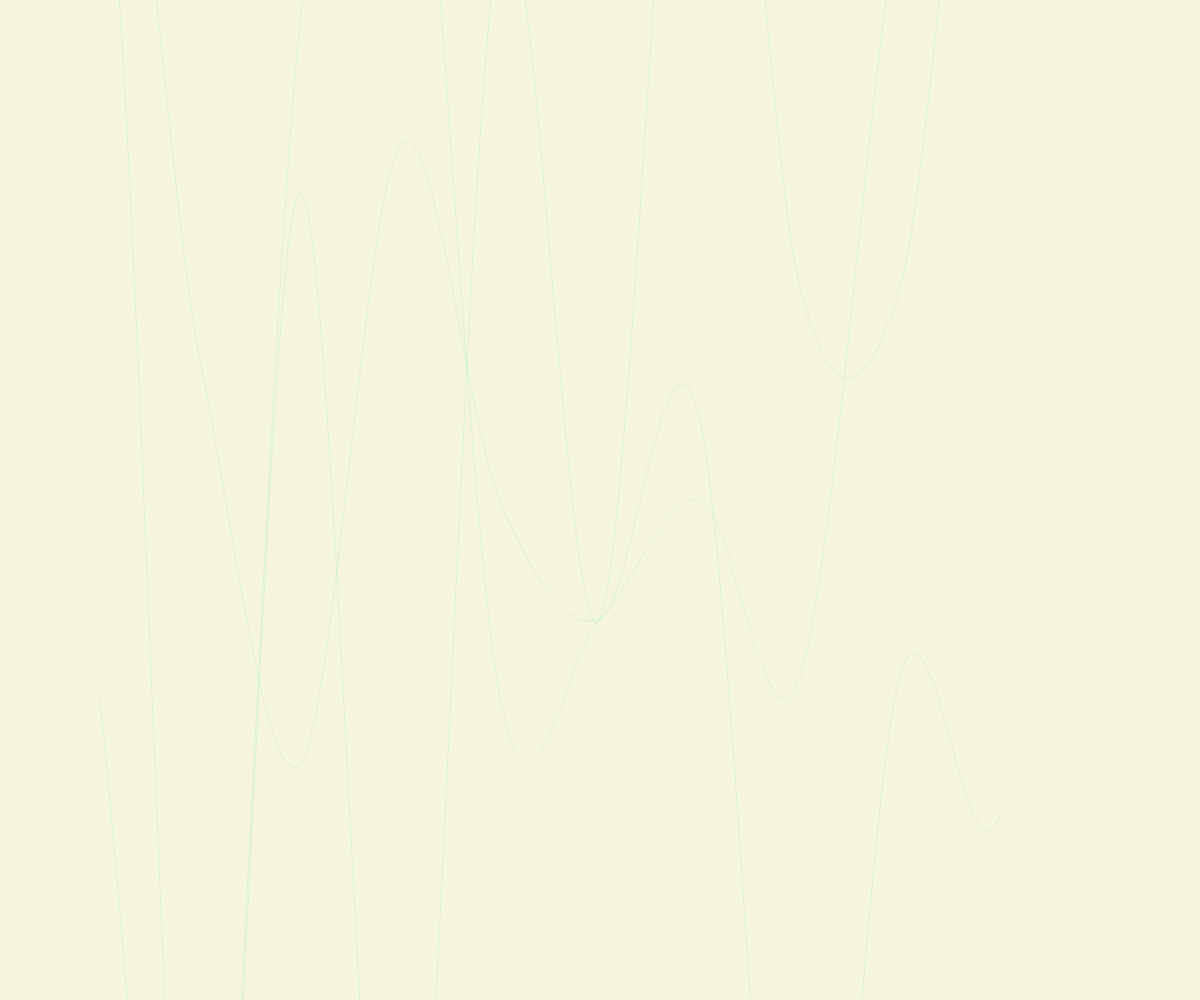
Frame 1 (no input)
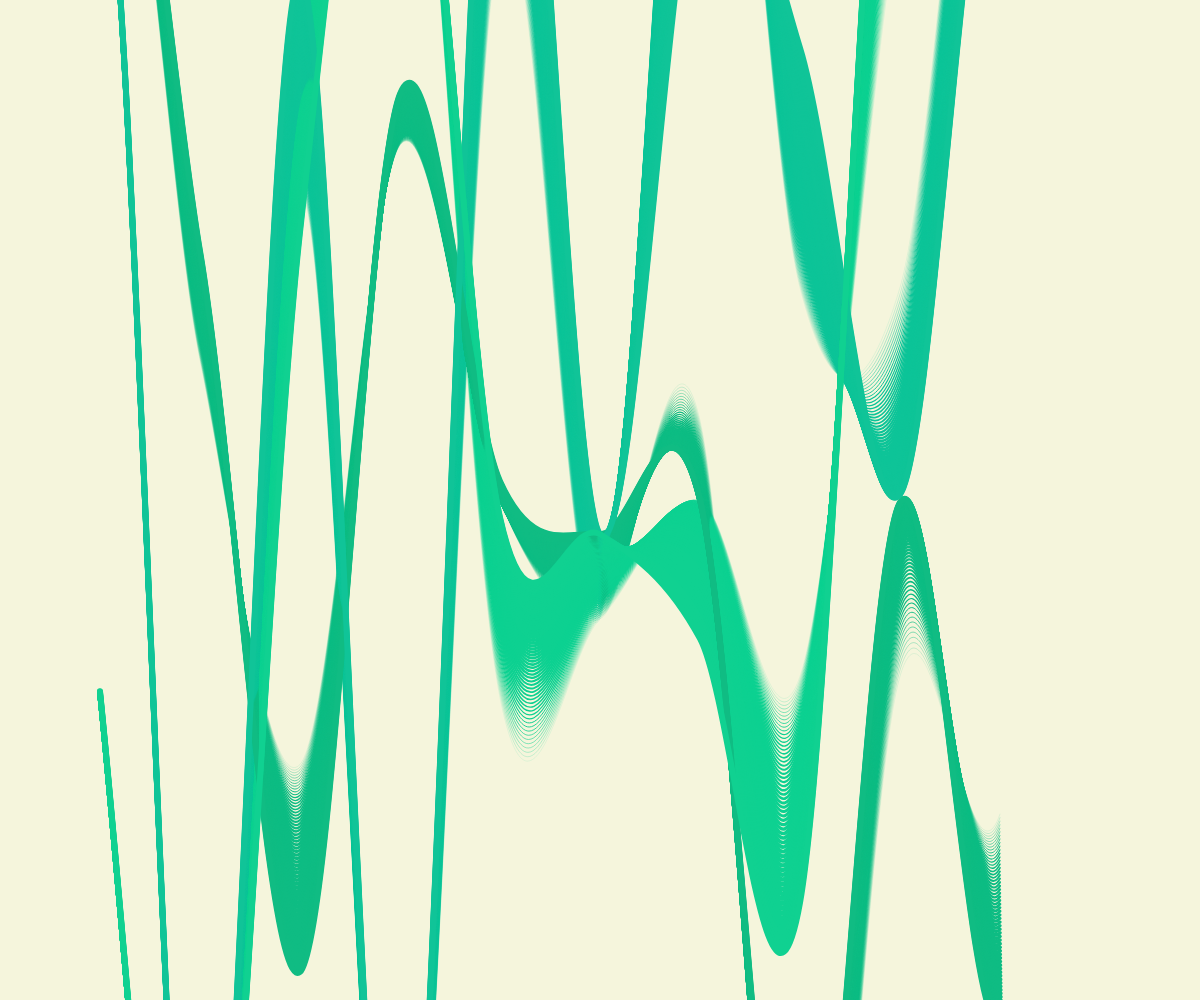
Frame 60 (no input)
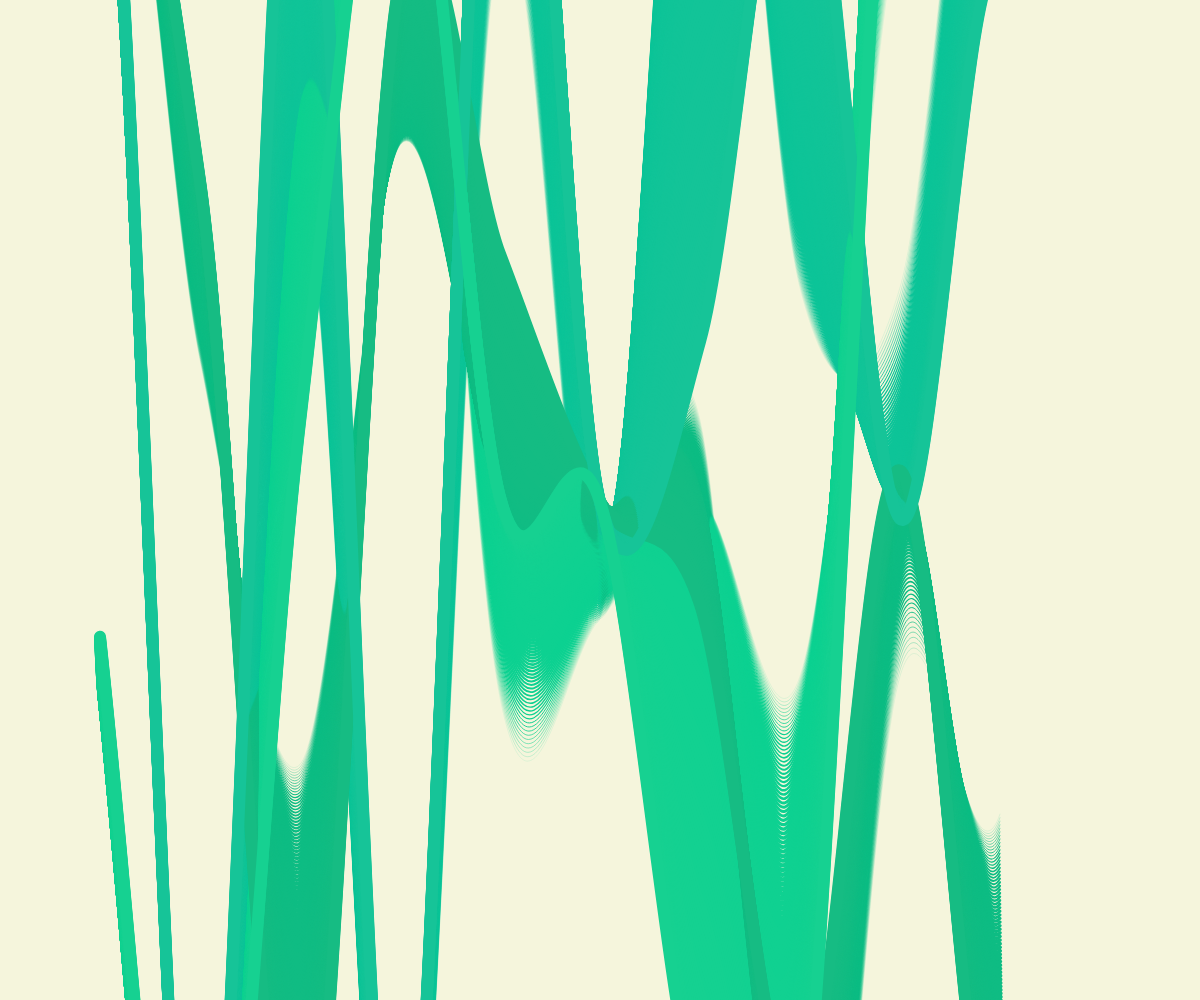
Frame 120 (the mouse pressed at the canvas centre since frame 60)

The p5.js sketch that drew these frames (run headless with seeded random() and noise() and a simulated clock; from frame 60 on, the mouse is pressed at the canvas centre):

// p5.js sketch
// ── sketch.js
let t = 0.0;
let strokeCounter = [];
let randomRed = [];
let randomGreen = [];
let points = [
  {
    a: 10,
    b: 5.6,
    c: 2,
    //inner
    d: 10.15,
    e: 1.5,
    f: 2.5,
    g: 1,
    h: 10,
  },
  {
    a: 12,
    b: 5.6,
    c: 2,
    //inner
    d: 10.15,
    e: 1.5,
    f: 2.5,
    g: 1,
    h: 10,
  },
  {
    a: 9,
    b: 5.6,
    c: 2,
    //inner
    d: 10.15,
    e: 1.5,
    f: 2.5,
    g: 1,
    h: 10,
  },
]

function setup() {
  createCanvas(windowWidth, windowHeight);
  background('beige');
  for (let i = 0; i < 3; i++) {
    strokeCounter.push(0.1);
    randomRed.push(random(20, 255));
    randomGreen.push(random(100, 250));
  }
}

function draw() {
  //background('darkgreen');
  translate(width / 2, height / 2);
  noFill();

  for (let i = 0; i < points.length; i++) {
    beginShape();
    strokeWeight(strokeCounter[i]);
    stroke(10+strokeCounter[i], randomRed[i], randomGreen[i]);
  
    if (strokeCounter[i] >= 50) {
      strokeCounter[i] = 0.00001;
      background('beige');
    }
    else
      strokeCounter[i] += 0.1;
    for (let x = -width / 2; x < width / 2; x += 100) {
      let y = (sin(points[i].a * x + t + points[i].b + points[i].c * sin(points[i].d * x + points[i].e * t + points[i].f) * points[i].g) * points[i].h) ** 3;
      curveVertex(x, y);
    }
    endShape();
  }

  t += 0.002;
}

// ── style.css
.sketch-13-2024 {
    margin: 0;
    background-color: green;
    animation: fade-in;
}

@keyframes fade-in {
    from {
        opacity: 0;
    }
    to {
        opacity: 1;
    }
}
